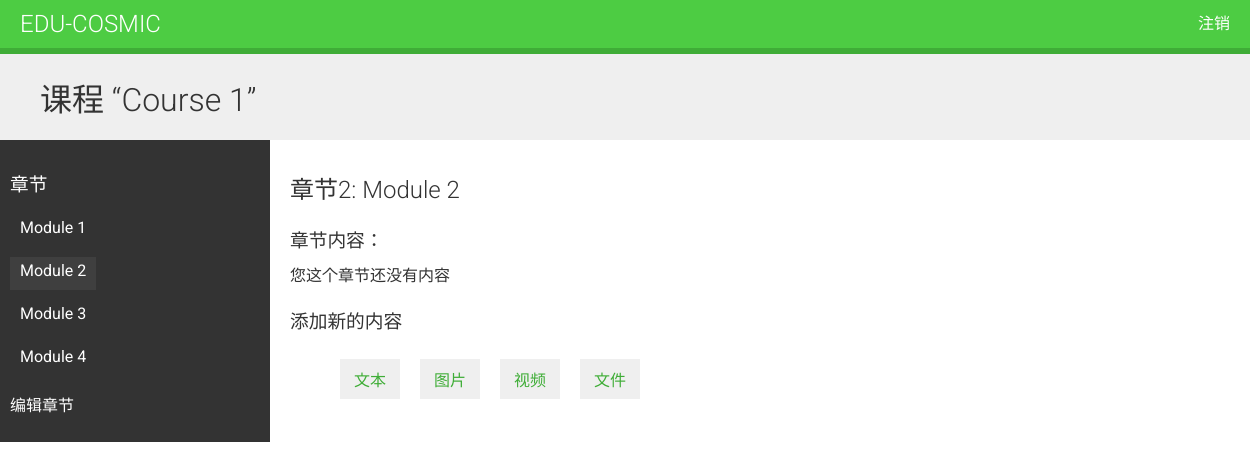
Page /course/module/3/ (signed in) on the committed database.
### courses/models.py (models this page shows, shortened)
class Course(models.Model):
    owner = models.ForeignKey(User, related_name="course_created", on_delete=models.CASCADE)
    subject = models.ForeignKey(Subject, related_name="courses", on_delete=models.CASCADE)
    title = models.CharField(max_length=200)
    slug = models.SlugField(max_length=200, unique=True)
    overview = models.TextField()
    created = models.DateTimeField(auto_now_add=True)
    students = models.ManyToManyField(User, related_name="courses_joined", blank=True)
    class Meta:
        db_table = "course"
        ordering = ("-created", )

class Module(models.Model):
    course = models.ForeignKey(Course, related_name="modules", on_delete=models.CASCADE)
    title = models.CharField(max_length=200)
    description = models.TextField(blank=True)
    order = OrderField(for_fields=["course"], blank=True)
    class Meta:
        db_table = "module"
        ordering = ("order",)

### courses/views.py (the view)
# urls.py: path("module/<int:module_id>/", views.ModuleContentListView.as_view(), name="module_content_list"),
class ModuleContentListView(TemplateResponseMixin, View):
    template_name = "manage/module/content_list.html"
    def get(self, request, module_id):
        module = get_object_or_404(Module, id=module_id, course__owner=request.user)
        return self.render_to_response({"module": module})

### templates/manage/module/content_list.html (shortened to what this page needs)
{% extends "base.html" %}
{% load course %}
{% block content %}
    {% with course=module.course %}
        <h1>课程 “{{ course.title }}”</h1>
        <div class="contents">
            <h3>章节</h3>
            <ul id="modules">
                {% for m in course.modules.all %}
                    <li data-id="{{ m.id }}" {% if m == module %}class="selected"{% endif %}>
                        <a href="{% url 'module_content_list' m.id %}">
                            {{ m.title }}
                        </a>
                    </li>
                {% empty %}
                    <li>还没有章节</li>
                {% endfor %}
            <p>
                <a href="{% url 'course_module' course.id %}">编辑章节</a>
            </p>
            </ul>
        </div>
        <div class="module">
            <h2>章节{{ module.order|add:1 }}: {{ module.title }}</h2>
            <h3>章节内容：</h3>
            <div id="module-contents">
                {% for content in module.contents.all %}
                    <div data-id="{{ content.id }}">
                        {% with item=content.item %}
                            <p>{{ item }}({{ item|model_name }})</p>
                            <a href="{% url 'module_content_update' module.id item|model_name item.id %}">编辑</a>
                            <form action="{% url 'module_content_delete' content.id %}"
                            method="post">
                                {% csrf_token %}
                                <input type="submit" value="删除">
                            </form>
                        {% endwith %}
                    </div>
                {% empty %}
                    <p>您这个章节还没有内容</p>
                {% endfor %}
            </div>
            <h3>添加新的内容</h3>
            <ul class="content-types">
                <li><a href="{% url 'module_content_create' module.id 'text' %}">文本</a></li>
                <li><a href="{% url 'module_content_create' module.id 'image'%}">图片</a></li>
                <li><a href="{% url 'module_content_create' module.id 'video' %}">视频</a></li>
                <li><a href="{% url 'module_content_create' module.id 'file' %}">文件</a></li>
            </ul>
        </div>
    {% endwith %}
{% endblock %}

### static/css/base.css (style rules this page uses)
body { margin:0; font-family:'Roboto', sans-serif; font-weight:400; color:#333; }
a { color:#3fad37; text-decoration:none; }
ul { float:left; }
h1, h2, h3, h4, h5, h6 { font-family:'Roboto', sans-serif; font-weight:300; }
h1 { background:#efefef; width:100%; overflow:auto; padding:20px 0 20px 40px; margin:0; }
.module { padding:10px 20px; float:left; width:600px; }
.module h3 { margin:20px 0 0; padding:0; width:100%; }
.module p { margin:10px 0 20px; width:100%; float:left; }
.contents { width:20%; padding:10px; float:left; background:#333; color: #fff; font-family:'Roboto', sans-serif; }
.contents ul { list-style:none; margin:0; padding:0; }
.contents ul li { margin:0 0 10px 0; padding:4px 10px 10px; overflow:auto; }
.contents ul li.selected { background:#3f3f3f; }
.contents ul a { display:block; color:#fff; text-decoration:none; }
ul.content-types li { list-style:none; float:left; margin:10px; background:#efefef; padding:8px 14px; }

### rows in the picture
Course: title "Course 1"
Module: title "Module 1"
Module: title "Module 2", order|add "2"
Module: title "Module 3"
Module: title "Module 4"
